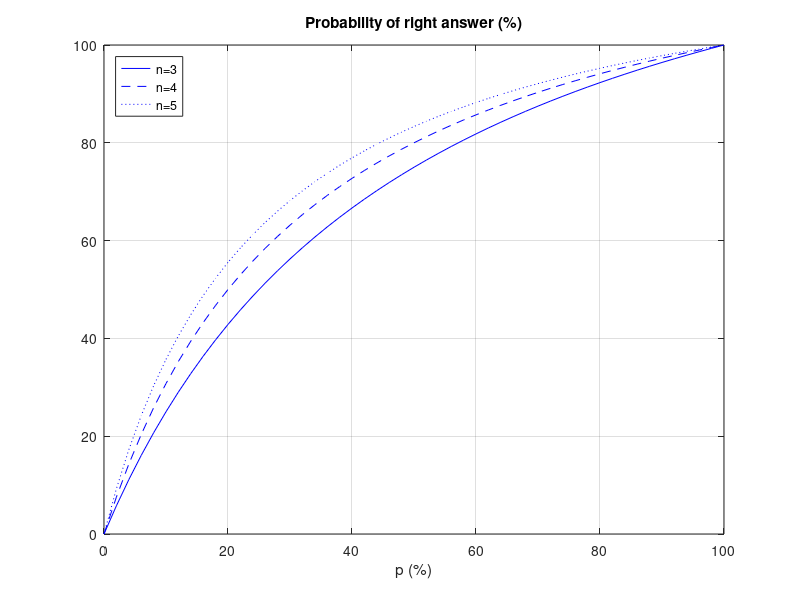

The MATLAB script that drew this image:
%% 1a)
percentage = 0.6;
numberOfQuestions = 4;
right_answer = percentage + (1 - percentage) * (1/numberOfQuestions)

%% 1b)
percentageB = 0.7;
numberOfQuestionsB = 5;
right_answerB = percentageB + (1 - percentageB) * (1/numberOfQuestionsB);
probConditionalB = (1 * percentageB) / right_answerB

%% 1c)
percentage = linspace(0, 100, 51)
numberOfQuestionsC_3 = 3;
numberOfQuestionsC_4 = 4;
numberOfQuestionsC_5 = 5;
right_answer_3 = 100 .* (percentage .* 0.01 + (1 - percentage .* 0.01) * (1/numberOfQuestionsC_3));
right_answer_4 = 100 .* (percentage .* 0.01 + (1 - percentage .* 0.01) * (1/numberOfQuestionsC_4));
right_answer_5 = 100 .* (percentage .* 0.01 + (1 - percentage .* 0.01) * (1/numberOfQuestionsC_5));
plot(percentage,right_answer_3,'b-',percentage, right_answer_4,'b--',percentage, right_answer_5,'b:')


grid on
ylim([0 100])
title('Probability of right answer (%)')
xlabel('p (%)')
legend('n=3', 'n=4', 'n=5', 'location', 'northwest')

%% 1d

percentage = linspace(0, 100, 51)
numberOfQuestionsC_3 = 3;
numberOfQuestionsC_4 = 4;
numberOfQuestionsC_5 = 5;
right_answer_3 = 100 .* ((1 * percentage .* 0.01) ./ ( (percentage .* 0.01 + (1 - percentage .* 0.01) * (1/numberOfQuestionsC_3))));
right_answer_4 = 100 .* ((1 * percentage .* 0.01) ./ ( (percentage .* 0.01 + (1 - percentage .* 0.01) * (1/numberOfQuestionsC_4))));
right_answer_5 = 100 .* ((1 * percentage .* 0.01) ./ ( (percentage .* 0.01 + (1 - percentage .* 0.01) * (1/numberOfQuestionsC_5))));
plot(percentage,right_answer_3,'b-',percentage, right_answer_4,'b--',percentage, right_answer_5,'b:')

grid on
ylim([0 100])
title('Probability of right answer (%)')
xlabel('p (%)')
legend('n=3', 'n=4', 'n=5', 'location', 'northwest')


